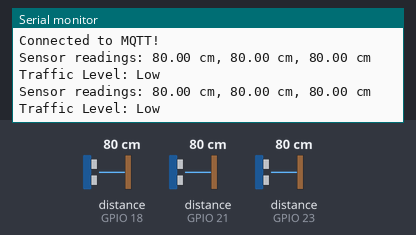
A sketch run on a simulated ESP32. Parts: the last lines printed to the serial monitor. The inputs (shaded band) are chosen by the test bench; at power-on: distance to the obstacle (sensors on GPIO 21, GPIO 18, GPIO 23) 80 cm. WiFi joins after 1.5 s; servers stay silent unless stated; no MQTT or app messages arrive unless stated.

Above: at 7.0 s.
7.1 s: distance to the obstacle (sensor on GPIO 21) set to 17 cm
At 9.3 s:
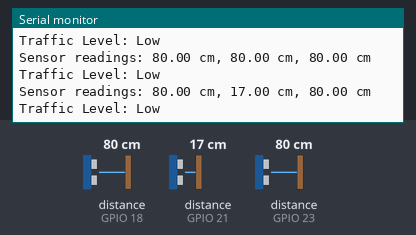
10.9 s: distance to the obstacle (sensor on GPIO 21) set to 13 cm
At 12.0 s:
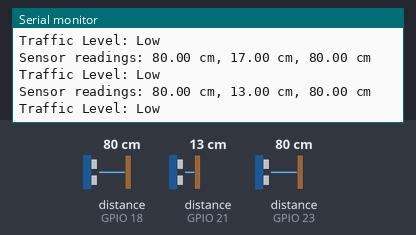
Timing chart, 0 to 13.9 s (numbered marks = the images above; inputs shaded):
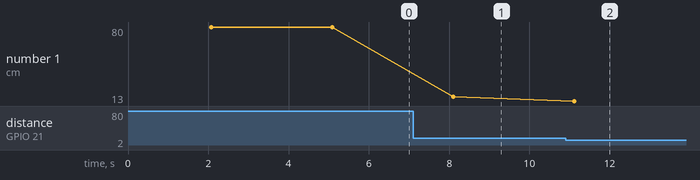

Measured:
- after the input at 7.1 s, the serial monitor: prints a new line after 1.0 s (image 1)
- after the input at 10.9 s, the serial monitor: prints a new line after 0.21 s (image 2)
- plotted number 1: 80 → 17 after the input at 7.1 s, 17 → 13 after the input at 10.9 s

The sketch:

US_Publish.ino
```cpp
#include <WiFi.h>
#include <PubSubClient.h>
#include <HCSR04.h>

// WiFi Credentials
const char* ssid = "Aquamarine_B_165_2.4G";
const char* password = "aquamarineb1964";

// MQTT Broker
const char* mqtt_server = "test.mosquitto.org";
const int mqtt_port = 1883;
const char* topic = "traffic/density";

// Initialize sensors
UltraSonicDistanceSensor sensor1(5, 18);
UltraSonicDistanceSensor sensor2(19, 21);
UltraSonicDistanceSensor sensor3(22, 23);

// Error handling constant
const float SENSOR_ERROR = -1.0;

WiFiClient espClient;
PubSubClient client(espClient);

void setup() {
  Serial.begin(115200);

  // Connect to WiFi
  Serial.println("Connecting to WiFi...");
  WiFi.begin(ssid, password);
  while (WiFi.status() != WL_CONNECTED) {
    delay(1000);
    Serial.println("Connecting to WiFi...");
  }
  Serial.println("Connected to WiFi!");

  // Connect to MQTT broker
  client.setServer(mqtt_server, mqtt_port);
  while (!client.connected()) {
    Serial.println("Connecting to MQTT...");
    if (client.connect("ESP32Client_Publisher")) {
      Serial.println("Connected to MQTT!");
    } else {
      Serial.println("Failed... retrying");
      delay(2000);
    }
  }
}

// Function to handle sensor reading with error detection
float getSensorReading(UltraSonicDistanceSensor& sensor) {
  float distance = sensor.measureDistanceCm();

  // Handle error value (-1)
  if (distance == SENSOR_ERROR) {
    Serial.println("Sensor error detected! Using previous valid reading or default value.");
    return 100.0; // Default to a high value (no obstacle) when error occurs
  }

  return distance;
}

void loop() {
  // Maintain MQTT connection
  if (!client.connected()) {
    client.connect("ESP32Client_Publisher");
  }
  client.loop();  // Keep the MQTT connection alive

  // Read distance from all sensors with error handling
  float d1 = getSensorReading(sensor1);
  float d2 = getSensorReading(sensor2);
  float d3 = getSensorReading(sensor3);

  // Debug: print sensor readings
  Serial.print("Sensor readings: ");
  Serial.print(d1); Serial.print(" cm, ");
  Serial.print(d2); Serial.print(" cm, ");
  Serial.print(d3); Serial.println(" cm");

  // Determine traffic density
  int blockedPairs = 0;
  if (d1 < 15 && d2 > 15 && d3 > 15) blockedPairs = 1;   // Row 1
  else if (d1 < 15 && d2 < 15 && d3 > 15) blockedPairs = 2;   // Row 2
  else if (d1 < 15 && d2 < 15 && d3 < 15) blockedPairs = 3;   // Row 3

  String trafficLevel;
  if (blockedPairs <= 1) {
    trafficLevel = "Low";
  } else if (blockedPairs == 2) {
    trafficLevel = "Medium";
  } else {
    trafficLevel = "High";
  }

  Serial.println("Traffic Level: " + trafficLevel);
  client.publish(topic, trafficLevel.c_str());

  delay(3000);  // Publish every 3 seconds
}
```
